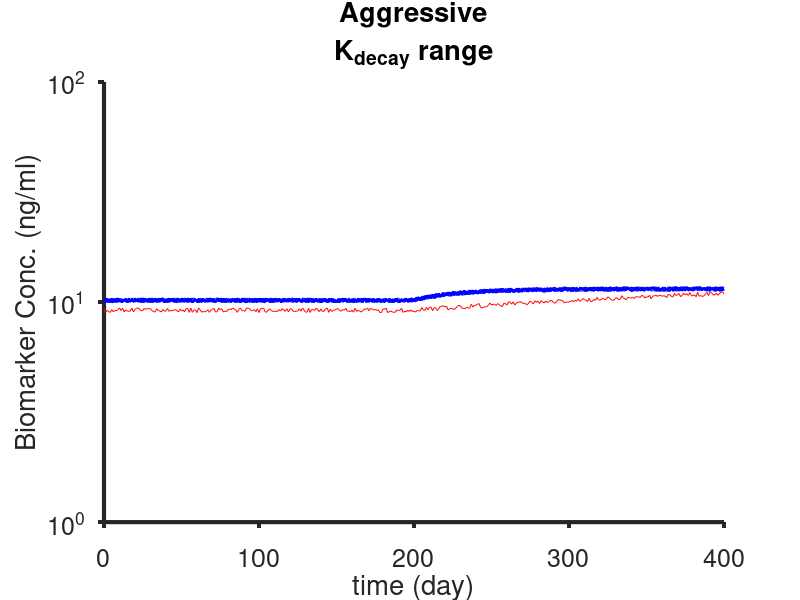

MATLAB code for this plot: (Note: this script raises an error after producing the figure.)
%% This code generates:
% a. classification between aggressive and no cancer patients (TD = 60 day)
% b. classification between non-aggressive and no cancer patients (TD = 18 month)
% c. classification in a range of k_decay and k_growth
%% a. Aggressive and non-aggressive distribution of kdecay and kgrowth
clear all; close all; clc

test_iter = 10;
time = (0:400)';
num_patients = 200;
%healthy baseline and std
Ch0 = 8; %ng/mL
std_h = 1.5; %ng/mL
Ch0_rnd = std_h.*randn(num_patients,1) + Ch0;
k_gr_non_rnd = normrnd(0,1/18/30,[num_patients,1]);%mean([0 1/18/30]);%linspace(1/18/30,1/60,50); %day-1
k_decay_non_rnd = normrnd(1/(24*30), 1/150,[num_patients,1]);%mean([1/(24*30) 1/150]);%linspace(1/30,1/150,50); %day-1

%unhealthy baseline and std
Ca0 = 8; %ng/mL
std_a = 1.5; %ng/mL
Ca0_rnd = std_a.*randn(num_patients,1) + Ca0;
% k_gr_agg_rnd = normrnd(1/18/30,1/60,[num_patients,1]);%linspace(1/18/30,1/60,50); %day-1
% k_decay_agg_rnd = normrnd(1/30,1/150,[num_patients,1]);%linspace(1/30,1/150,50); %day-1
% 
k_gr_agg_rnd = normrnd(1/18/30,1/60,[num_patients,1]);
k_decay_agg = linspace(1/30,1/150,10);%linspace(1/30,1/150,50); %day-1
k_decay_agg_std = 0; %day-1
for i = 1:numel(k_decay_agg)
k_decay_agg_rnd(:,i) = k_decay_agg_std.*randn(num_patients,1) + k_decay_agg(i);
end

%

C_healthy = zeros(numel(time),num_patients);
C_unhealthy = zeros(numel(time),num_patients);


t_onset = 200;

for j = 1:num_patients
    for i = 1:numel(time)
        if i < t_onset
            C_healthy(i,j) = Ch0_rnd(j);
            C_unhealthy(i,j) = Ca0_rnd(j);
        else
            C_healthy(i,j) = Ch0_rnd(j)*exp((k_gr_non_rnd(j)/k_decay_non_rnd(j))*(1-exp(-k_decay_non_rnd(j)*time(i-(t_onset-1)))));
            C_unhealthy(i,j) = Ca0_rnd(j)*exp((k_gr_agg_rnd(j)/k_decay_agg_rnd(j))*(1-exp(-k_decay_agg_rnd(j)*time(i-(t_onset-1)))));
        end
    end
end

C_healthy_noise1 = zeros(numel(time),num_patients,numel(k_decay_agg));
C_unhealthy_noise1 = zeros(numel(time),num_patients,numel(k_decay_agg));

for n = 1:numel(k_decay_agg)
    for k = 1:num_patients
        
        C_healthy_noise1(:,k,n) = C_healthy(:,k)+5*rand(1,numel(C_healthy(:,k)))'.*C_healthy(:,k)/100;
        C_unhealthy_noise1(:,k,n) = C_unhealthy(:,k)+5*rand(1,numel(C_unhealthy(:,k)))'.*C_unhealthy(:,k)/100;
        
    end
end

figure;
plot(time, squeeze(C_healthy_noise1(:,1,1)), 'r', time, squeeze(C_unhealthy_noise1(:,1,:)), 'b');
title({'Aggressive','K_{decay} range'});
xlabel('time (day)'); ylabel('Biomarker Conc. (ng/ml)');
set(gca,'box','off','TickDir','out',...
    'FontSize',18,'FontName','Helvetica','YScale','log','LineWidth', 3);
% KNN
% model 1
p = 0.9;      % proportion of rows to select for training
N = num_patients;  % total number of rows
tf_healthy = false(N,numel(k_decay_agg),test_iter);    % create logical index vector
tf_healthy(1:round(p*N),:,:) = true;

for l = 1:test_iter
    for n = 1:numel(k_decay_agg)
            tf_healthy(:,n) = tf_healthy(randperm(N),n);   % randomise order
            C_healthy_noise1_train(:,:,n) = C_healthy_noise1(:,squeeze(tf_healthy(:,n)),n);
            C_healthy_noise1_test(:,:,n) = C_healthy_noise1(:,squeeze(~tf_healthy(:,n)),n);
            % for now using the same index of random selection for healthy and
            % unhealthy
            C_unhealthy_noise1_train(:,:,n) = C_unhealthy_noise1(:,squeeze(tf_healthy(:,n)),n);
            C_unhealthy_noise1_test(:,:,n) = C_unhealthy_noise1(:,squeeze(~tf_healthy(:,n)),n);
            
            train_data(:,:,n) = [C_healthy_noise1_train(:,:,n),C_unhealthy_noise1_train(:,:,n)];
            test_data(:,:,n) = [C_healthy_noise1_test(:,:,n),C_unhealthy_noise1_test(:,:,n)];
            train_labels(:,n) = [ones(1,p*N),zeros(1,p*N)];
            test_true_labels(:,n) = [ones(1,round((1-p)*N)),zeros(1,round((1-p)*N))];
            
            [predicted_labels(:,n),nn_index,accuracy(:,n)] = KNN_(3,train_data(:,:,n)',train_labels(:,n)',test_data(:,:,n)');
            [cm(:,:,n,l),gn(:,:,n,l)] = confusionmat(test_true_labels(:,n)',predicted_labels(:,n));
            % precision, recall and f1Scores
            precision(:,n,l) = diag(cm(:,:,n,l))./sum(cm(:,:,n,l),2);
            recall(:,n,l) = diag(cm(:,:,n,l))./sum(cm(:,:,n,l),1)';
            f1Scores(:,n,l) = 2*(precision(:,n,l).*recall(:,n,l))./(precision(:,n,l)+recall(:,n,l));
            
    end
end

meanF1 = mean(mean(f1Scores,1),3);


figure;
h = plot(k_decay_agg, squeeze(meanF1),'*');
title('kdecay');
xlabel('k decay agg (day^{-1})'); ylabel('f1 score');
set(gca,'box','off','TickDir','out',...
    'FontSize',24,'FontName','Helvetica','LineWidth', 3);
 set(h,'linestyle','none');

%% c. different ranges of k_decay and k_growth of aggressive cancer
clear all; close all; clc

t_onset = 200;

test_iter = 10;
time = (0:400)';
num_patients = 200;
%healthy baseline and std
Ch0 = 8; %ng/mL
std_h = 1.5; %ng/mL
Ch0_rnd = std_h.*randn(num_patients,1) + Ch0;
k_gr_non_rnd = normrnd(0,1/18/30,[num_patients,1]);%mean([0 1/18/30]);%linspace(1/18/30,1/60,50); %day-1
k_decay_non_rnd = normrnd(1/(24*30), 1/150,[num_patients,1]);%mean([1/(24*30) 1/150]);%linspace(1/30,1/150,50); %day-1

%unhealthy baseline and std
Ca0 = 8; %ng/mL
std_a = 1.5; %ng/mL
Ca0_rnd = std_a.*randn(num_patients,1) + Ca0;

k_gr_agg = linspace(1/18/30,1/6,10);%linspace(1/18/30,1/60,50); %day-1
k_gr_agg_std = 0.01; %day-1
k_decay_agg = linspace(1/30,1/150,10);%linspace(1/30,1/150,50); %day-1
k_decay_agg_std = 0.01; %day-1
for i = 1:numel(k_gr_agg)
k_gr_agg_rnd(:,i) = k_gr_agg_std.*randn(num_patients,1) + k_gr_agg(i);
k_decay_agg_rnd(:,i) = k_decay_agg_std.*randn(num_patients,1) + k_decay_agg(i);
end


%


for m = 1:numel(k_gr_agg)
    for k = 1:numel(k_decay_agg)
        for j = 1:num_patients
            for i = 1:numel(time)
                C_healthy(i,j,k,m) = Ch0_rnd(j);
                if i < t_onset
                    C_healthy(i,j,k,m) = Ch0_rnd(j);
                    C_unhealthy(i,j,k,m) = Ca0_rnd(j);
                else
                    C_healthy(i,j,k,m) = Ch0_rnd(j)*exp((k_gr_non_rnd(j)/k_decay_non_rnd(j))*(1-exp(-k_decay_non_rnd(j)*time(i-(t_onset-1)))));
                    C_unhealthy(i,j,k,m) = Ca0_rnd(j)*exp((k_gr_agg_rnd(j)/k_decay_agg_rnd(j))*(1-exp(-k_decay_agg_rnd(j)*time(i-(t_onset-1)))));
                end
            end
        end
    end
end

for n = 1:numel(k_gr_agg)
    for l = 1:numel(k_decay_agg)
        for k = 1:num_patients
            
            C_healthy_noise1(:,k,l,n) = C_healthy(:,k,l,n)+5*rand(1,numel(C_healthy(:,k,l,n)))'.*C_healthy(:,k,l,n)/100;
            C_unhealthy_noise1(:,k,l,n) = C_unhealthy(:,k,l,n)+5*rand(1,numel(C_unhealthy(:,k,l,n)))'.*C_unhealthy(:,k,l,n)/100;
            
        end
    end
end

% KNN
% model 1
p = 0.9;      % proportion of rows to select for training
N = num_patients;  % total number of rows
tf_healthy = false(N,numel(k_decay_agg),numel(k_gr_agg),test_iter);    % create logical index vector
tf_healthy(1:round(p*N),:,:,:) = true;

for l = 1:test_iter
    for n = 1:numel(k_gr_agg)
        for m = 1:numel(k_decay_agg)
            tf_healthy(:,m,n) = tf_healthy(randperm(N),m,n);   % randomise order
            C_healthy_noise1_train(:,:,m,n) = C_healthy_noise1(:,squeeze(tf_healthy(:,m,n)),m,n);
            C_healthy_noise1_test(:,:,m,n) = C_healthy_noise1(:,squeeze(~tf_healthy(:,m,n)),m,n);
            % for now using the same index of random selection for healthy and
            % unhealthy
            C_unhealthy_noise1_train(:,:,m,n) = C_unhealthy_noise1(:,squeeze(tf_healthy(:,m,n)),m,n);
            C_unhealthy_noise1_test(:,:,m,n) = C_unhealthy_noise1(:,squeeze(~tf_healthy(:,m,n)),m,n);
            
            train_data(:,:,m,n) = [C_healthy_noise1_train(:,:,m,n),C_unhealthy_noise1_train(:,:,m,n)];
            test_data(:,:,m,n) = [C_healthy_noise1_test(:,:,m,n),C_unhealthy_noise1_test(:,:,m,n)];
            train_labels(:,m,n) = [ones(1,p*N),zeros(1,p*N)];
            test_true_labels(:,m,n) = [ones(1,round((1-p)*N)),zeros(1,round((1-p)*N))];
            
            [predicted_labels(:,m,n),nn_index,accuracy(:,m,n)] = KNN_(3,train_data(:,:,m,n)',train_labels(:,m,n)',test_data(:,:,m,n)');
            [cm(:,:,m,n,l),gn(:,:,m,n,l)] = confusionmat(test_true_labels(:,m,n)',predicted_labels(:,m,n));
            % precision, recall and f1Scores
            precision(:,m,n,l) = diag(cm(:,:,m,n,l))./sum(cm(:,:,m,n,l),2);
            recall(:,m,n,l) = diag(cm(:,:,m,n,l))./sum(cm(:,:,m,n,l),1)';
            f1Scores(:,m,n,l) = 2*(precision(:,m,n,l).*recall(:,m,n,l))./(precision(:,m,n,l)+recall(:,m,n,l));
            
        end
    end
end

meanF1 = mean(mean(f1Scores,4),1);


figure;
h = surf(k_gr_agg, k_decay_agg, squeeze(meanF1));
title('5% noise');
xlabel('k_{growth} (day^{-1})'); ylabel('k_{decay} (day^{-1})');
set(gca,'box','off','TickDir','out',...
    'FontSize',24,'FontName','Helvetica','LineWidth', 3);
 set(h,'linestyle','none');
%% d. different ranges of k_decay and k_growth of aggressive cancer
clear all; close all; clc

t_onset = 200;

test_iter = 10;
time = (0:400)';
num_patients = 200;
%healthy baseline and std
Ch0 = 8; %ng/mL
std_h = 1.5; %ng/mL
Ch0_rnd = std_h.*randn(num_patients,1) + Ch0;
k_gr_non = linspace(0,1/18/300,10);%linspace(1/18/30,1/60,50); %day-1
k_gr_non_std = 0; %day-1
k_decay_non = linspace(1/(24*30), 1/150,10);%linspace(1/30,1/150,50); %day-1
k_decay_non_std = 0; %day-1
for i = 1:numel(k_gr_non)
k_gr_non_rnd(:,i) = k_gr_non_std.*randn(num_patients,1) + k_gr_non(i);
k_decay_non_rnd(:,i) = k_decay_non_std.*randn(num_patients,1) + k_decay_non(i);
end

%unhealthy baseline and std
Ca0 = 8; %ng/mL
std_a = 1.5; %ng/mL
Ca0_rnd = std_a.*randn(num_patients,1) + Ca0;
k_gr_agg_rnd = normrnd(1/18/30,1/6,[num_patients,1]);%mean([0 1/18/30]);%linspace(1/18/30,1/60,50); %day-1
k_decay_agg_rnd = normrnd(1/30,1/150,[num_patients,1]);%mean([1/(24*30) 1/150]);%linspace(1/30,1/150,50); %day-1


%


for m = 1:numel(k_gr_non)
    for k = 1:numel(k_decay_non)
        for j = 1:num_patients
            for i = 1:numel(time)
                C_healthy(i,j,k,m) = Ch0_rnd(j);
                if i < t_onset
                    C_healthy(i,j,k,m) = Ch0_rnd(j);
                    C_unhealthy(i,j,k,m) = Ca0_rnd(j);
                else
                    C_healthy(i,j,k,m) = Ch0_rnd(j)*exp((k_gr_non_rnd(j)/k_decay_non_rnd(j))*(1-exp(-k_decay_non_rnd(j)*time(i-(t_onset-1)))));
                    C_unhealthy(i,j,k,m) = Ca0_rnd(j)*exp((k_gr_agg_rnd(j)/k_decay_agg_rnd(j))*(1-exp(-k_decay_agg_rnd(j)*time(i-(t_onset-1)))));
                end
            end
        end
    end
end

for n = 1:numel(k_gr_non)
    for l = 1:numel(k_decay_non)
        for k = 1:num_patients
            
            C_healthy_noise1(:,k,l,n) = C_healthy(:,k,l,n)+5*rand(1,numel(C_healthy(:,k,l,n)))'.*C_healthy(:,k,l,n)/100;
            C_unhealthy_noise1(:,k,l,n) = C_unhealthy(:,k,l,n)+5*rand(1,numel(C_unhealthy(:,k,l,n)))'.*C_unhealthy(:,k,l,n)/100;
            
        end
    end
end

% KNN
% model 1
p = 0.9;      % proportion of rows to select for training
N = num_patients;  % total number of rows
tf_healthy = false(N,numel(k_decay_non),numel(k_gr_non),test_iter);    % create logical index vector
tf_healthy(1:round(p*N),:,:,:) = true;

for l = 1:test_iter
    for n = 1:numel(k_gr_non)
        for m = 1:numel(k_decay_non)
            tf_healthy(:,m,n) = tf_healthy(randperm(N),m,n);   % randomise order
            C_healthy_noise1_train(:,:,m,n) = C_healthy_noise1(:,squeeze(tf_healthy(:,m,n)),m,n);
            C_healthy_noise1_test(:,:,m,n) = C_healthy_noise1(:,squeeze(~tf_healthy(:,m,n)),m,n);
            % for now using the same index of random selection for healthy and
            % unhealthy
            C_unhealthy_noise1_train(:,:,m,n) = C_unhealthy_noise1(:,squeeze(tf_healthy(:,m,n)),m,n);
            C_unhealthy_noise1_test(:,:,m,n) = C_unhealthy_noise1(:,squeeze(~tf_healthy(:,m,n)),m,n);
            
            train_data(:,:,m,n) = [C_healthy_noise1_train(:,:,m,n),C_unhealthy_noise1_train(:,:,m,n)];
            test_data(:,:,m,n) = [C_healthy_noise1_test(:,:,m,n),C_unhealthy_noise1_test(:,:,m,n)];
            train_labels(:,m,n) = [ones(1,p*N),zeros(1,p*N)];
            test_true_labels(:,m,n) = [ones(1,round((1-p)*N)),zeros(1,round((1-p)*N))];
            
            [predicted_labels(:,m,n),nn_index,accuracy(:,m,n)] = KNN_(3,train_data(:,:,m,n)',train_labels(:,m,n)',test_data(:,:,m,n)');
            [cm(:,:,m,n,l),gn(:,:,m,n,l)] = confusionmat(test_true_labels(:,m,n)',predicted_labels(:,m,n));
            % precision, recall and f1Scores
            precision(:,m,n,l) = diag(cm(:,:,m,n,l))./sum(cm(:,:,m,n,l),2);
            recall(:,m,n,l) = diag(cm(:,:,m,n,l))./sum(cm(:,:,m,n,l),1)';
            f1Scores(:,m,n,l) = 2*(precision(:,m,n,l).*recall(:,m,n,l))./(precision(:,m,n,l)+recall(:,m,n,l));
            
        end
    end
end

meanF1 = mean(mean(f1Scores,4),1);


figure;
h = surf(k_gr_non, k_decay_non, squeeze(meanF1));
title('5% noise');
xlabel('k_{growth} (day^{-1})'); ylabel('k_{decay} (day^{-1})');
set(gca,'box','off','TickDir','out',...
    'FontSize',24,'FontName','Helvetica','LineWidth', 3);
 set(h,'linestyle','none');
 %% d. different ranges of k_decay and k_growth with normalization
clear all; close all; clc
test_iter = 10;
time = (0:400)';
num_patients = 200;
Ch0 = 8; %ng/mL
std_h = 1.5; %ng/mL
Ch0_rnd = std_h.*randn(num_patients,1) + Ch0;
Ca0 = 8; %ng/mL
std_a = 1.5; %ng/mL
Ca0_rnd = std_a.*randn(num_patients,1) + Ca0;
k_gr = linspace(1/18/30,1/60,50); %day
k_decay = linspace(1/30,1/150,50); %day

C_healthy = zeros(numel(time),num_patients);
C_unhealthy = zeros(numel(time),num_patients);

% C_healthy_noise1 = zeros(numel(time),num_patients);
% C_unhealthy_noise1 = zeros(numel(time),num_patients);
t_onset = 200;

for m = 1:numel(k_gr)
    for k = 1:numel(k_decay)
        for j = 1:num_patients
            for i = 1:numel(time)
                C_healthy(i,j,k,m) = Ch0_rnd(j);
                if i < t_onset
                    C_unhealthy(i,j,k,m) = Ca0_rnd(j);
                else
                    C_unhealthy(i,j,k,m) = Ca0_rnd(j)*exp((k_gr(m)/k_decay(k))*(1-exp(-k_decay(k)*time(i-(t_onset-1)))));
                end
            end
        end
    end
end

for n = 1:numel(k_gr)
    for l = 1:numel(k_decay)
        for k = 1:num_patients
            
            C_healthy_noise1(:,k,l,n) = C_healthy(:,k,l,n)+50*rand(1,numel(C_healthy(:,k,l,n)))'.*C_healthy(:,k,l,n)/100;
            C_unhealthy_noise1(:,k,l,n) = C_unhealthy(:,k,l,n)+50*rand(1,numel(C_unhealthy(:,k,l,n)))'.*C_unhealthy(:,k,l,n)/100;
            
        end
    end
end

% KNN
% model 1
p = 0.9;      % proportion of rows to select for training
N = num_patients;  % total number of rows
tf_healthy = false(N,numel(k_decay),numel(k_gr),test_iter);    % create logical index vector
tf_healthy(1:round(p*N),:,:,:) = true;

for l = 1:test_iter
    for n = 1:numel(k_gr)
        for m = 1:numel(k_decay)
            tf_healthy(:,m,n) = tf_healthy(randperm(N),m,n);   % randomise order
            C_healthy_noise1_train(:,:,m,n) = C_healthy_noise1(:,squeeze(tf_healthy(:,m,n)),m,n);
            C_healthy_noise1_test(:,:,m,n) = C_healthy_noise1(:,squeeze(~tf_healthy(:,m,n)),m,n);
            % for now using the same index of random selection for healthy and
            % unhealthy
            C_unhealthy_noise1_train(:,:,m,n) = C_unhealthy_noise1(:,squeeze(tf_healthy(:,m,n)),m,n);
            C_unhealthy_noise1_test(:,:,m,n) = C_unhealthy_noise1(:,squeeze(~tf_healthy(:,m,n)),m,n);
            
            train_data(:,:,m,n) = [C_healthy_noise1_train(:,:,m,n),C_unhealthy_noise1_train(:,:,m,n)];
            test_data(:,:,m,n) = [C_healthy_noise1_test(:,:,m,n),C_unhealthy_noise1_test(:,:,m,n)];
            train_labels(:,m,n) = [ones(1,p*N),zeros(1,p*N)];
            test_true_labels(:,m,n) = [ones(1,round((1-p)*N)),zeros(1,round((1-p)*N))];
            
            [predicted_labels(:,m,n),nn_index,accuracy(:,m,n)] = KNN_(3,train_data(:,:,m,n)',train_labels(:,m,n)',test_data(:,:,m,n)');
            [cm(:,:,m,n,l),gn(:,:,m,n,l)] = confusionmat(test_true_labels(:,m,n)',predicted_labels(:,m,n));
            % precision, recall and f1Scores
            precision(:,m,n,l) = diag(cm(:,:,m,n,l))./sum(cm(:,:,m,n,l),2);
            recall(:,m,n,l) = diag(cm(:,:,m,n,l))./sum(cm(:,:,m,n,l),1)';
            f1Scores(:,m,n,l) = 2*(precision(:,m,n,l).*recall(:,m,n,l))./(precision(:,m,n,l)+recall(:,m,n,l));
            
        end
    end
end

meanF1 = mean(mean(f1Scores,4),1);


figure;
h = surf(k_gr, k_decay, squeeze(meanF1));
title('5% noise');
xlabel('k_{growth} (day^{-1})'); ylabel('k_{decay} (day^{-1})');
set(gca,'box','off','TickDir','out',...
    'FontSize',24,'FontName','Helvetica','LineWidth', 3);
 set(h,'linestyle','none');

% normalization
for n = 1:numel(k_gr)
    for l = 1:numel(k_decay)
            
            mu100(l,n) = mean(mean(C_healthy_noise1(1:100,:,l,n),1));
            C_healthy_noise1_norm1(:,:,l,n) = C_healthy_noise1(:,:,l,n) - mu100(l,n);
            C_unhealthy_noise1_norm1(:,:,l,n) = C_unhealthy_noise1(:,:,l,n) - mu100(l,n);
            
    end
end

for n = 1:numel(k_gr)
    for l = 1:numel(k_decay)
            
            
            std100(l,n) = mean(std(C_healthy_noise1(1:100,:,l,n)));
            C_healthy_noise1_normz(:,:,l,n) = (C_healthy_noise1(:,:,l,n) - mu100(l,n))./std100(l,n);
            C_unhealthy_noise1_normz(:,:,l,n) = (C_unhealthy_noise1(:,:,l,n) - mu100(l,n))./std100(l,n);
            
    end
end



% KNN
% model 1
p = 0.9;      % proportion of rows to select for training
N = num_patients;  % total number of rows
tf_healthy1 = false(N,numel(k_decay),numel(k_gr),test_iter);    % create logical index vector
tf_healthy1(1:round(p*N),:,:,:) = true;

for l = 1:test_iter
    for n = 1:numel(k_gr)
        for m = 1:numel(k_decay)
            tf_healthy1(:,m,n) = tf_healthy1(randperm(N),m,n);   % randomise order
            C_healthy_noise1_train1(:,:,m,n) = C_healthy_noise1_norm1(:,squeeze(tf_healthy1(:,m,n)),m,n);
            C_healthy_noise1_test1(:,:,m,n) = C_healthy_noise1_norm1(:,squeeze(~tf_healthy1(:,m,n)),m,n);
            % for now using the same index of random selection for healthy and
            % unhealthy
            C_unhealthy_noise1_train1(:,:,m,n) = C_unhealthy_noise1_norm1(:,squeeze(tf_healthy1(:,m,n)),m,n);
            C_unhealthy_noise1_test1(:,:,m,n) = C_unhealthy_noise1_norm1(:,squeeze(~tf_healthy1(:,m,n)),m,n);
            
            train_data1(:,:,m,n) = [C_healthy_noise1_train1(:,:,m,n),C_unhealthy_noise1_train1(:,:,m,n)];
            test_data1(:,:,m,n) = [C_healthy_noise1_test1(:,:,m,n),C_unhealthy_noise1_test1(:,:,m,n)];
            train_labels1(:,m,n) = [ones(1,p*N),zeros(1,p*N)];
            test_true_labels1(:,m,n) = [ones(1,round((1-p)*N)),zeros(1,round((1-p)*N))];
            
            [predicted_labels1(:,m,n),nn_index,accuracy1(:,m,n)] = KNN_(3,train_data1(:,:,m,n)',train_labels1(:,m,n)',test_data1(:,:,m,n)');
            [cm1(:,:,m,n,l),gn1(:,:,m,n,l)] = confusionmat(test_true_labels1(:,m,n)',predicted_labels1(:,m,n));
            % precision, recall and f1Scores
            precision1(:,m,n,l) = diag(cm1(:,:,m,n,l))./sum(cm1(:,:,m,n,l),2);
            recall1(:,m,n,l) = diag(cm1(:,:,m,n,l))./sum(cm1(:,:,m,n,l),1)';
            f1Scores1(:,m,n,l) = 2*(precision1(:,m,n,l).*recall1(:,m,n,l))./(precision1(:,m,n,l)+recall1(:,m,n,l));
            
        end
    end
end

meanF11 = mean(mean(f1Scores1,4),1);


figure;
h = surf(k_gr, k_decay, squeeze(meanF11));
title('5% noise - average subtraction');
xlabel('k_{growth} (day^{-1})'); ylabel('k_{decay} (day^{-1})');
set(gca,'box','off','TickDir','out',...
    'FontSize',24,'FontName','Helvetica','LineWidth', 3);
 set(h,'linestyle','none');
 
 %
tf_healthyz = false(N,numel(k_decay),numel(k_gr),test_iter);    % create logical index vector
tf_healthyz(1:round(p*N),:,:,:) = true;

for l = 1:test_iter
    for n = 1:numel(k_gr)
        for m = 1:numel(k_decay)
            tf_healthyz(:,m,n) = tf_healthyz(randperm(N),m,n);   % randomise order
            C_healthy_noise1_trainz(:,:,m,n) = C_healthy_noise1_normz(:,squeeze(tf_healthyz(:,m,n)),m,n);
            C_healthy_noise1_testz(:,:,m,n) = C_healthy_noise1_normz(:,squeeze(~tf_healthyz(:,m,n)),m,n);
            % for now using the same index of random selection for healthy and
            % unhealthy
            C_unhealthy_noise1_trainz(:,:,m,n) = C_unhealthy_noise1_normz(:,squeeze(tf_healthyz(:,m,n)),m,n);
            C_unhealthy_noise1_testz(:,:,m,n) = C_unhealthy_noise1_normz(:,squeeze(~tf_healthyz(:,m,n)),m,n);
            
            train_dataz(:,:,m,n) = [C_healthy_noise1_trainz(:,:,m,n),C_unhealthy_noise1_trainz(:,:,m,n)];
            test_dataz(:,:,m,n) = [C_healthy_noise1_testz(:,:,m,n),C_unhealthy_noise1_testz(:,:,m,n)];
            train_labelsz(:,m,n) = [ones(1,p*N),zeros(1,p*N)];
            test_true_labelsz(:,m,n) = [ones(1,round((1-p)*N)),zeros(1,round((1-p)*N))];
            
            [predicted_labelsz(:,m,n),nn_index,accuracyz(:,m,n)] = KNN_(3,train_dataz(:,:,m,n)',train_labelsz(:,m,n)',test_dataz(:,:,m,n)');
            [cmz(:,:,m,n,l),gnz(:,:,m,n,l)] = confusionmat(test_true_labelsz(:,m,n)',predicted_labelsz(:,m,n));
            % precision, recall and f1Scores
            precisionz(:,m,n,l) = diag(cmz(:,:,m,n,l))./sum(cmz(:,:,m,n,l),2);
            recallz(:,m,n,l) = diag(cmz(:,:,m,n,l))./sum(cmz(:,:,m,n,l),1)';
            f1Scoresz(:,m,n,l) = 2*(precisionz(:,m,n,l).*recallz(:,m,n,l))./(precisionz(:,m,n,l)+recallz(:,m,n,l));
            
        end
    end
end

meanF1z = mean(mean(f1Scoresz,4),1);


figure;
h = surf(k_gr, k_decay, squeeze(meanF1z));
title('5% noise - z-score normalization');
xlabel('k_{growth} (day^{-1})'); ylabel('k_{decay} (day^{-1})');
set(gca,'box','off','TickDir','out',...
    'FontSize',24,'FontName','Helvetica','LineWidth', 3);
 set(h,'linestyle','none');